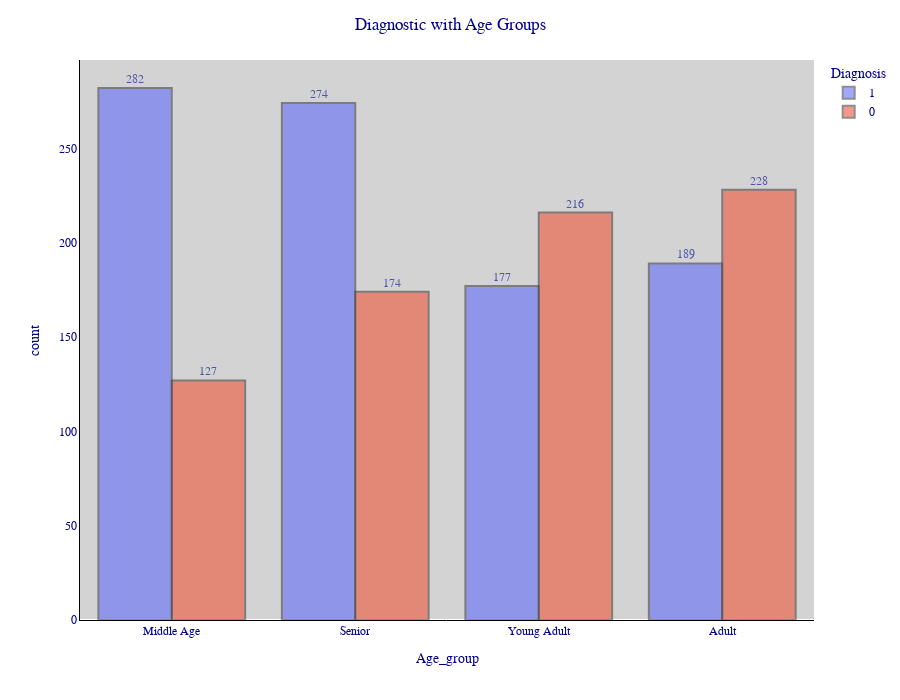

Notebook code cell kept with this figure:
### Markdown cell above
<a id="Import"></a>
# <p style="background-color: #000000; font-family:calibri; color: #7FFF00; font-size:140%; text-align:center; border : 4px dashed #7FFF00 ;border-radius:90px 90px 90px 90px;"> Histofgram of Age group Diagnosis 📊

This histogram represents the no of people have liver disease in their respective age groups.
- Middle age and Senior level citizens are more prone to disease rather than other.

### Code cell
heading("histogram of age groups vs liver disease diagnosis")
fig = px.histogram(liver, x='Age_group', color='Diagnosis', barmode='group', text_auto=True)
fig.update_layout(title = 'Diagnostic with Age Groups', title_x=0.5, legend_title_font_color='darkblue', font_color='darkblue', font_family='Arial Black', height=700, plot_bgcolor='lightgrey')
fig.update_xaxes(tickfont_family="Arial Black", linecolor='black', showgrid=False)
fig.update_yaxes(tickfont_family="Arial Black", linecolor='black', showgrid=False)
fig.update_traces(textposition='outside', marker_line_width=2, opacity=0.6)
fig.show()

### Figure 1 — Plotly figure (JSON) as saved in the notebook; plotly's stock layout.template omitted (floating-point values rounded to 4 significant figures; data arrays with more than 128 entries replaced by an {"elided": "..."} marker saying what was removed)
{"data": [{"alignmentgroup": "True", "bingroup": "x", "hovertemplate": "Diagnosis=1<br>Age_group=%{x}<br>count=%{y}<extra></extra>", "legendgroup": "1", "marker": {"color": "#636efa", "line": {"width": 2}, "pattern": {"shape": ""}}, "name": "1", "offsetgroup": "1", "opacity": 0.6, "orientation": "v", "showlegend": true, "textposition": "outside", "texttemplate": "%{value}", "type": "histogram", "x": {"elided": "936 str values"}, "xaxis": "x", "yaxis": "y"}, {"alignmentgroup": "True", "bingroup": "x", "hovertemplate": "Diagnosis=0<br>Age_group=%{x}<br>count=%{y}<extra></extra>", "legendgroup": "0", "marker": {"color": "#EF553B", "line": {"width": 2}, "pattern": {"shape": ""}}, "name": "0", "offsetgroup": "0", "opacity": 0.6, "orientation": "v", "showlegend": true, "textposition": "outside", "texttemplate": "%{value}", "type": "histogram", "x": {"elided": "764 str values"}, "xaxis": "x", "yaxis": "y"}], "layout": {"barmode": "group", "font": {"color": "darkblue", "family": "Arial Black"}, "height": 700, "legend": {"title": {"font": {"color": "darkblue"}, "text": "Diagnosis"}, "tracegroupgap": 0}, "margin": {"t": 60}, "plot_bgcolor": "lightgrey", "title": {"text": "Diagnostic with Age Groups", "x": 0.5}, "xaxis": {"anchor": "y", "domain": [0, 1], "linecolor": "black", "showgrid": false, "tickfont": {"family": "Arial Black"}, "title": {"text": "Age_group"}}, "yaxis": {"anchor": "x", "domain": [0, 1], "linecolor": "black", "showgrid": false, "tickfont": {"family": "Arial Black"}, "title": {"text": "count"}}}}
